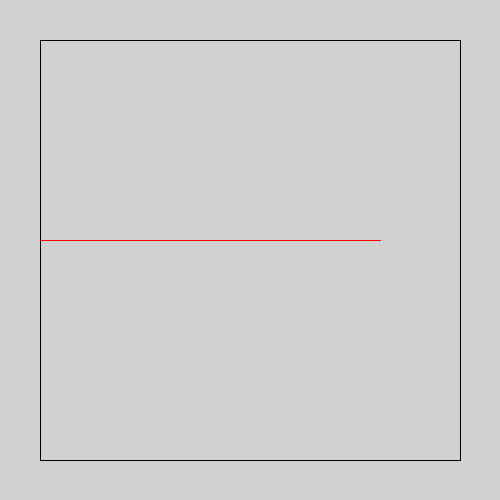
Frame 1 (no input)
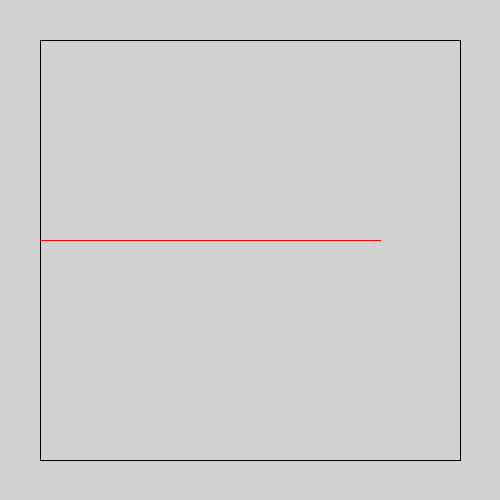
Frame 60 (the mouse pressed at the canvas centre just before this capture)
Frame 120 (the mouse held since frame 60 and released just before this capture): identical to frame 60, image omitted

The Processing sketch that drew these frames (run headless with seeded random() and noise(); from frame 60 on, the mouse is pressed at the canvas centre):

// Processing sketch: quiz1_Q2
// ── quiz1_Q2.pde
void setup(){
size(500, 500);
background(209);

fill(209);
rect(40, 40, 420, 420);
}

void draw(){



stroke(255,0,0);
line(40,240, 380, 240 );
}
